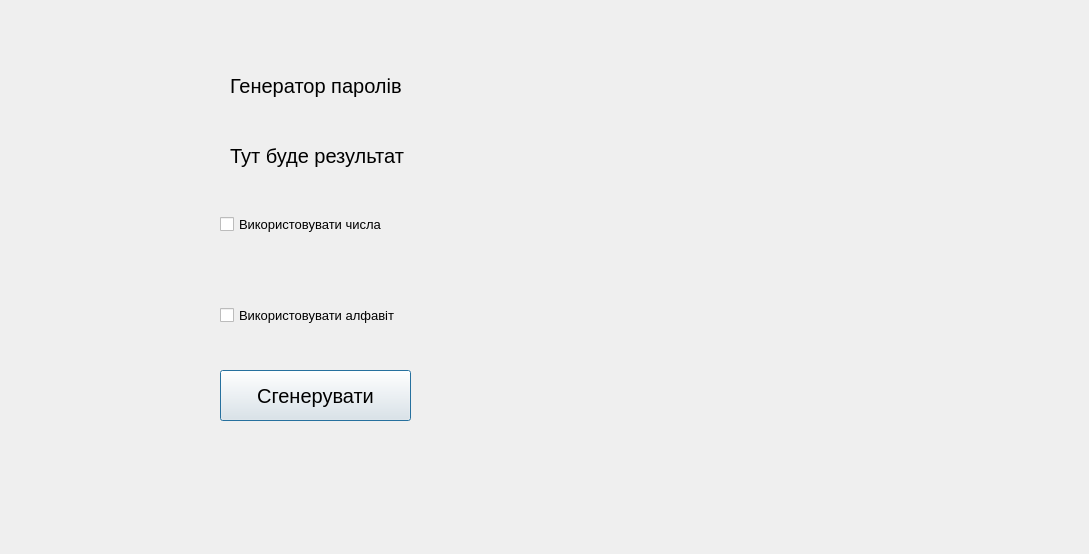
<?xml version="1.0" encoding="UTF-8"?>
<ui version="4.0">
 <class>Dialog</class>
 <widget class="QDialog" name="Dialog">
  <property name="geometry">
   <rect>
    <x>0</x>
    <y>0</y>
    <width>1089</width>
    <height>554</height>
   </rect>
  </property>
  <property name="windowTitle">
   <string>Dialog</string>
  </property>
  <widget class="QPushButton" name="pushButton">
   <property name="geometry">
    <rect>
     <x>220</x>
     <y>370</y>
     <width>191</width>
     <height>51</height>
    </rect>
   </property>
   <property name="font">
    <font>
     <pointsize>15</pointsize>
    </font>
   </property>
   <property name="text">
    <string>Сгенерувати</string>
   </property>
  </widget>
  <widget class="QLabel" name="label">
   <property name="geometry">
    <rect>
     <x>230</x>
     <y>60</y>
     <width>181</width>
     <height>51</height>
    </rect>
   </property>
   <property name="font">
    <font>
     <pointsize>15</pointsize>
    </font>
   </property>
   <property name="text">
    <string>Генератор паролів</string>
   </property>
  </widget>
  <widget class="QLabel" name="label_2">
   <property name="geometry">
    <rect>
     <x>230</x>
     <y>130</y>
     <width>191</width>
     <height>51</height>
    </rect>
   </property>
   <property name="font">
    <font>
     <pointsize>15</pointsize>
    </font>
   </property>
   <property name="text">
    <string>Тут буде результат</string>
   </property>
  </widget>
  <widget class="QCheckBox" name="checkBox">
   <property name="geometry">
    <rect>
     <x>220</x>
     <y>199</y>
     <width>191</width>
     <height>51</height>
    </rect>
   </property>
   <property name="font">
    <font>
     <pointsize>10</pointsize>
    </font>
   </property>
   <property name="text">
    <string>Використовувати числа</string>
   </property>
  </widget>
  <widget class="QCheckBox" name="checkBox_2">
   <property name="geometry">
    <rect>
     <x>220</x>
     <y>290</y>
     <width>191</width>
     <height>51</height>
    </rect>
   </property>
   <property name="font">
    <font>
     <pointsize>10</pointsize>
    </font>
   </property>
   <property name="styleSheet">
    <string notr="true">background-color,red</string>
   </property>
   <property name="text">
    <string>Використовувати алфавіт</string>
   </property>
  </widget>
 </widget>
 <resources/>
 <connections/>
</ui>
